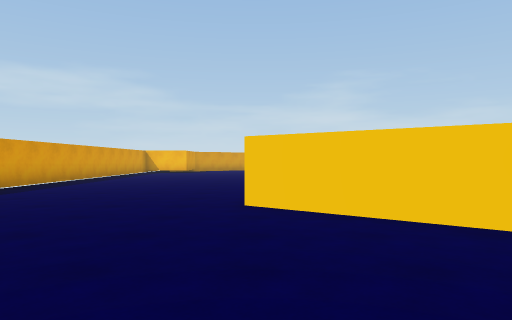
[1] (above)

17 first-person views from a walk through a scene from a Unity 3-D project. The camera is 1.3 m above the floor, looks level and sees 70° across. The floor is counted in squares, 2 m on a side. Each view is taken from the middle of a square. On the plan, view 1 faces up. The plan holds only what a view shows up to about 11 squares ahead; the rest is blank.

[2]
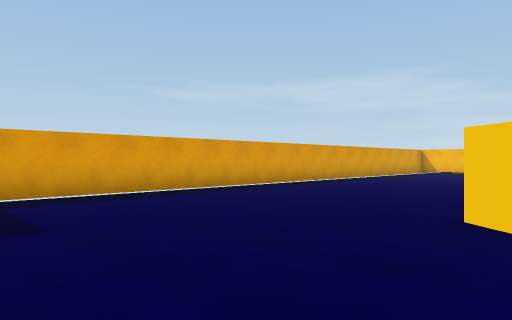

[3]
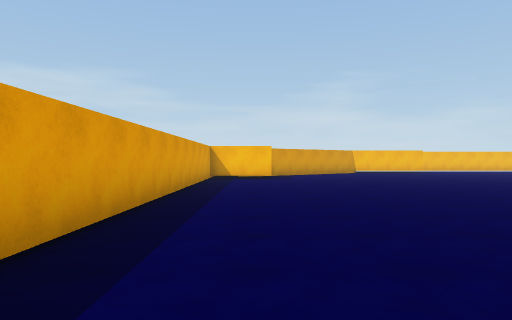

[4]
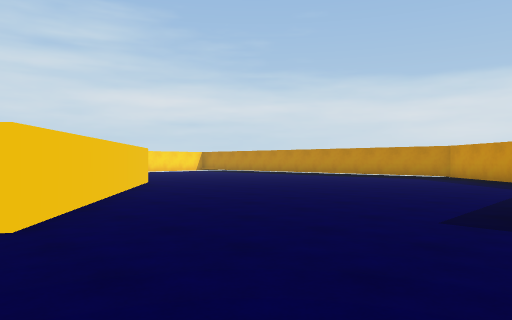

[5]
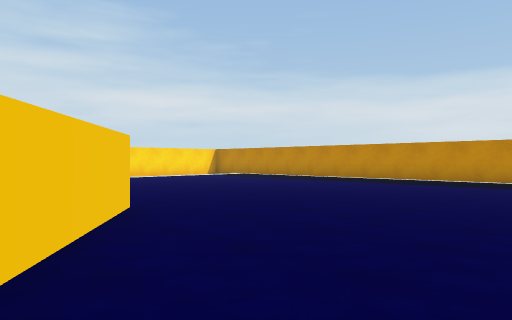

[6]
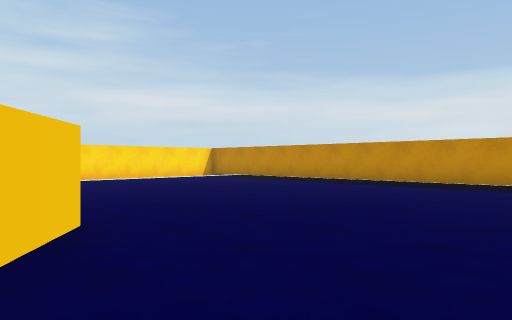

[7]
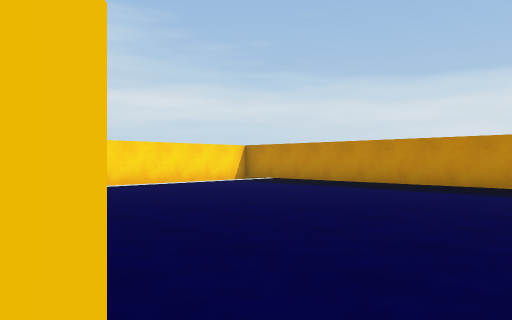

[8]
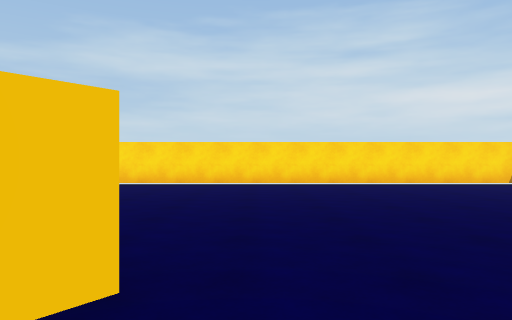

[9]
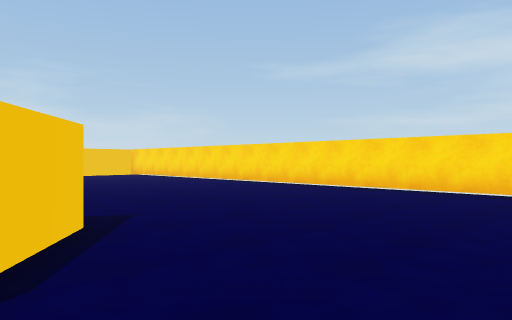

[10]
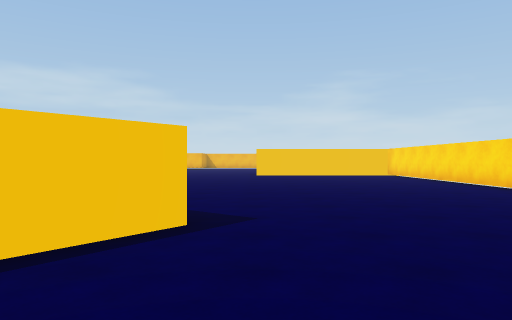

[11]
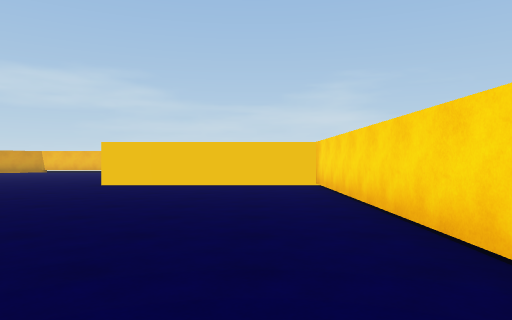

[12]
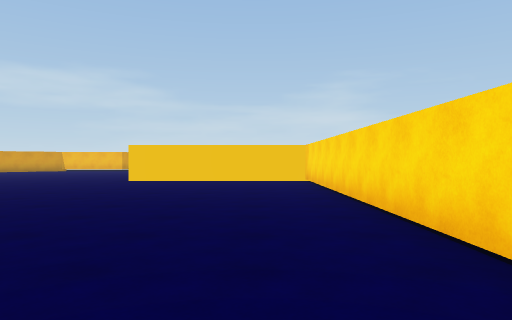

[13]
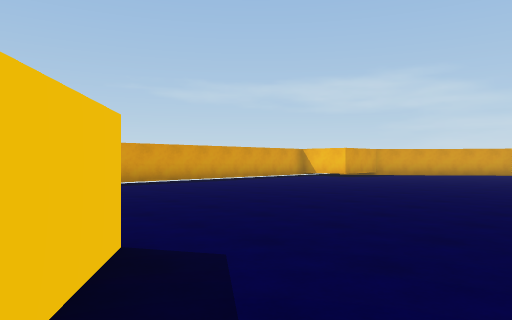

[14]
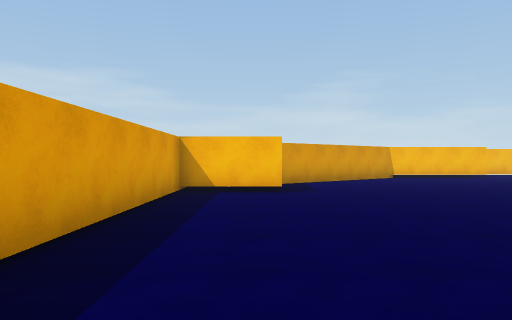

[15]
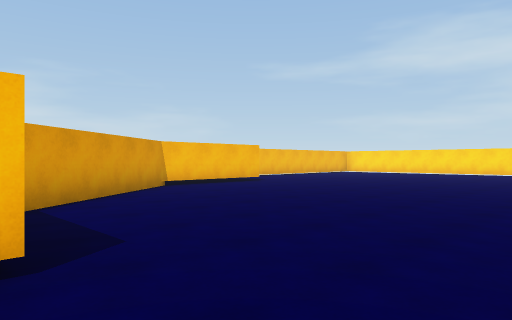

[16]
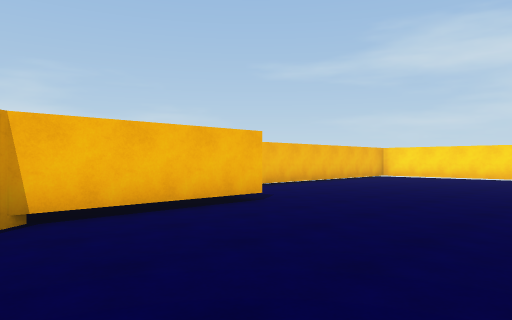

[17]
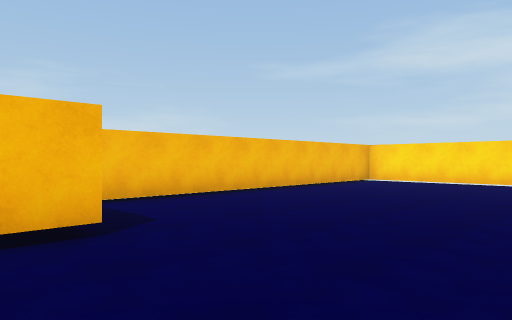

### Floor plan
Points are (right, up) in squares from view 1. A wall is a line through its corners. A room is listed if a view was taken in it or the views show most of it. See-through windows are left out.
Room 1 (views 1, 2, 3, 4, 5, 6, 7, 8, 9, 10, 11, 12, 13, 14, 15, 16, 17)
walls: (1.3, 7.2) (2.7, 6.2); (7.4, 2.7) (6.3, 1.3); (5.8, 0.6) (-0.2, 5.3); (-3.4, 18.3) (-5.5, 18.3) (-5.5, 2.1); (4.4, 24.1) (0.8, 24.1) (-3.3, 20.9); (13.5, 22.8) (13.5, 26.1); (-2, -5.1) (-0.8, -6.3); (2.8, -7.1) (12.5, -7.1); (13, 26.5) (5.2, 26.5); (13.5, -6.8) (13.5, 14.4) (8, 14.4)

Positions as (right, up) in squares from view 1, and headings:
1: (0, 0), facing up
2: (1, 1), facing up-left
3: (-4, 6), facing up
4: (-4, 6), facing down-right
5: (1, 3), facing down-right
6: (2, 2), facing down-right
7: (5, 1), facing down-right
8: (4, 0), facing right
9: (6, -1), facing up-right
10: (8, -1), facing up
11: (12, 5), facing up
12: (12, 3), facing up
13: (4, 6), facing up-left
14: (-4, 11), facing up
15: (-4, 16), facing up-right
16: (0, 20), facing up-right
17: (3, 21), facing up-right
